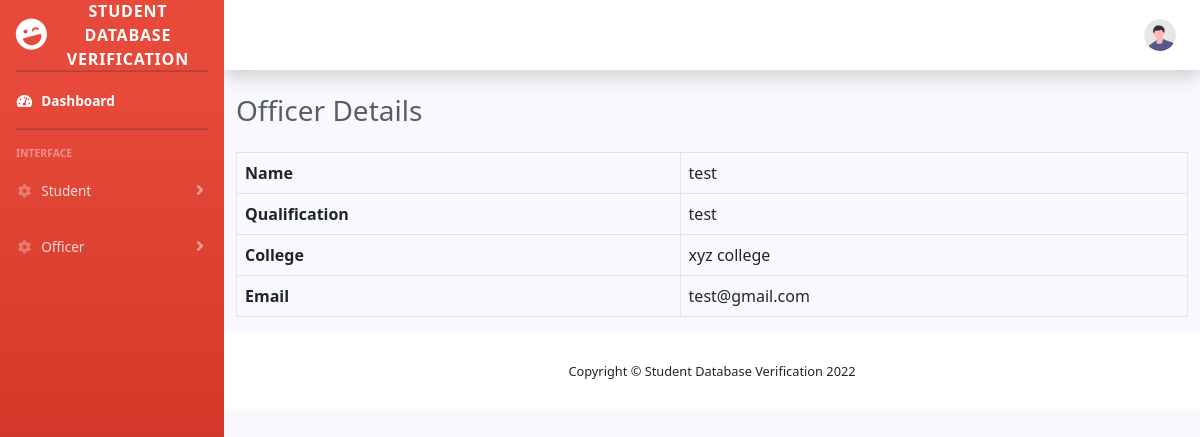
Screenshot of /aofficerview.php?email=test@gmail.com with the database file from the repository.
### tables this page shows
CREATE TABLE `tbl_officer` (
  `officer_id` varchar(50) NOT NULL,
  `officer_name` varchar(50) NOT NULL,
  `officer_qua` varchar(50) NOT NULL,
  `officer_pswd` varchar(100) NOT NULL,
  `officer_clg` varchar(500) NOT NULL,
  `officer_sign` blob NOT NULL
);

### aofficerview.php (the view, shortened to what this page needs)
<?php
include_once("include/header.php");
include_once("include/anavbar.php");
include_once("include/connection.php");
if(isset($_REQUEST['email'])){
$email=$_REQUEST['email'];
$stmt = $conn->prepare("SELECT * FROM tbl_officer where officer_id='$email' LIMIT 1");
$stmt->execute();
$row = $stmt->fetch();
?>
<div class="container-fluid">
<h1 class="h3 mb-4 text-gray-800">Officer Details</h1>
<table class="table table-bordered" id="dataTable" width="100%" cellspacing="0">
<tr>
  <th>Name</th>
  <td><?php echo $row['officer_name'];?></td>
</tr>
<tr>
  <th>Qualification</th>
  <td><?php echo $row['officer_qua'];?></td>
</tr>
<tr>
  <th>College</th>
  <td><?php echo $row['officer_clg'];?></td>
</tr>
<tr>
  <th>Email</th>
  <td><?php echo $row['officer_id'];?></td>
</tr>
</table>
</div>
<?php
}
else{
    header("Location: login.php");
}
include_once("include/footer.php");
?>

### rows the page displays
tbl_officer: officer_name "test", officer_qua "test", officer_clg "xyz college", officer_id "test@gmail.com"
